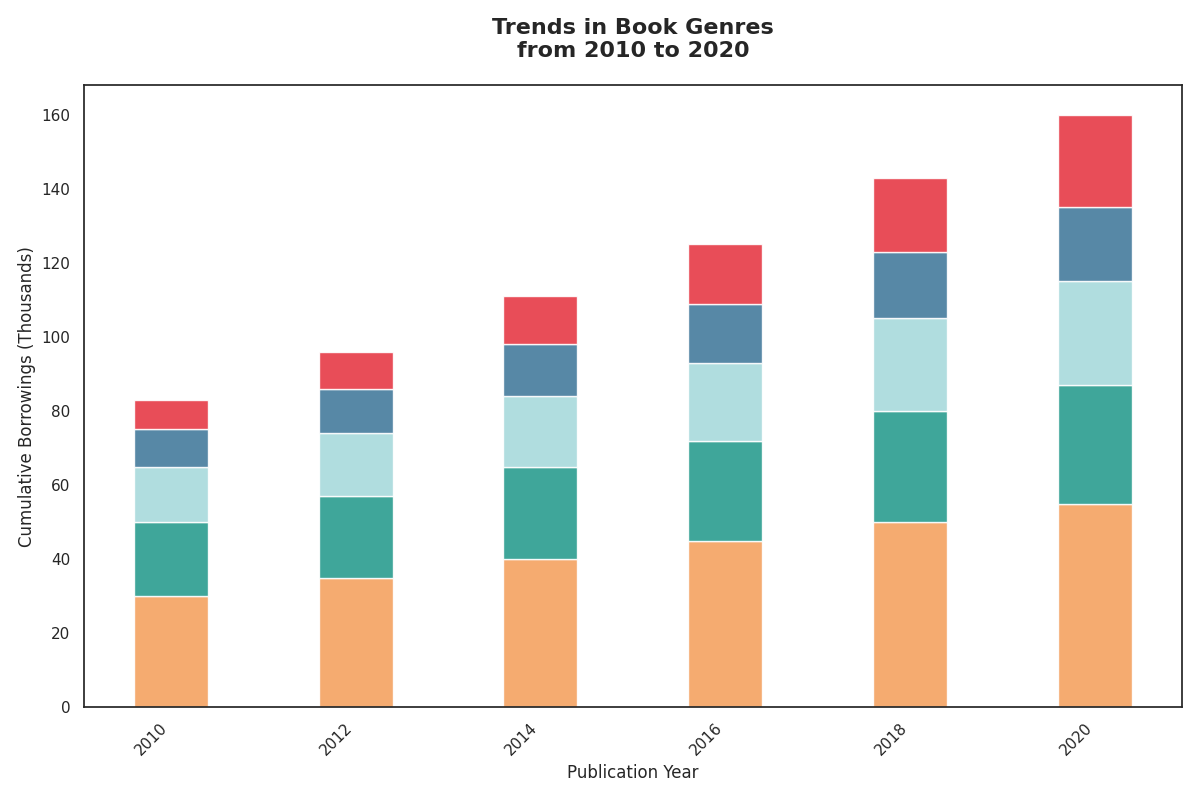

Reproduce this figure in Python.
import numpy as np
import matplotlib.pyplot as plt

years = np.array([2010, 2012, 2014, 2016, 2018, 2020])

fiction = np.array([30, 35, 40, 45, 50, 55])
non_fiction = np.array([20, 22, 25, 27, 30, 32])
mystery = np.array([15, 17, 19, 21, 25, 28])
sci_fi = np.array([10, 12, 14, 16, 18, 20])
fantasy = np.array([8, 10, 13, 16, 20, 25])

colors = ['#f4a261', '#2a9d8f', '#a8dadc', '#457b9d', '#e63946']

fig, ax = plt.subplots(figsize=(12, 8))
ax.bar(years, fiction, color=colors[0], alpha=0.9)
ax.bar(years, non_fiction, bottom=fiction, color=colors[1], alpha=0.9)
ax.bar(years, mystery, bottom=fiction + non_fiction, color=colors[2], alpha=0.9)
ax.bar(years, sci_fi, bottom=fiction + non_fiction + mystery, color=colors[3], alpha=0.9)
ax.bar(years, fantasy, bottom=fiction + non_fiction + mystery + sci_fi, color=colors[4], alpha=0.9)

ax.set_xticks(years)
ax.set_xticklabels(years, rotation=45, ha='right')

ax.set_title("Trends in Book Genres\nfrom 2010 to 2020", fontsize=16, fontweight='bold', pad=20)
ax.set_xlabel("Publication Year", fontsize=12)
ax.set_ylabel("Cumulative Borrowings (Thousands)", fontsize=12)

plt.tight_layout()

plt.show()
